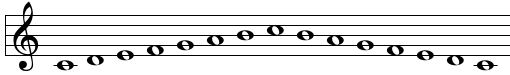
%> input picture C Major.png, 510 x 75 px
$ octave Musical_Notes.m   (GNU Octave 9; MATLAB toolbox functions it lacks are replaced by stand-ins)
%> lines starting %> are read from the running program, lines starting %| are printed output that depends on the picture; in (x1, y1, x2, y2) boxes, pixels count from 0 and x2, y2 are one past the last pixel; in counts of white or black regions, pixels touching at a corner belong together; the program's own positions count from 1
%%
% Machine Vision Project
%
% Author: Colin Power
% Email: cp1372@mun.ca
% Description: Main script used to convert simple sheet music
% into a MIDI file.
% Limited to 4/4 with no sharps or flat.

% REMEMBER TO ADD matlab-midi-master AND SUBFOLDERS TO PROJECT PATH
close all
clear all

%Best 3 test cases
%filename = 'twinkle simplified.png';
%filename = 'self made2.png';
filename = 'C Major.png';

% [8 lines of commented-out code are left out]

info = imfinfo(filename);
height = info.Width;
width = info.Height;
size = width*height;

input = imread(filename);
%> input is the input picture: size 75x510x3 uint8; min 0, max 255, mean 226.6
I = rgb2gray(input);

% T=imcrop(I);
% pause;
% figure, imshow(T);

% Collect horizontal lines
SE=strel('line', 30, 0);
horizontals = imdilate(I, SE);
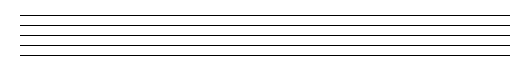
%> horizontals: size 75x510 uint8; 93.6% white; black in thin lines or dots, all inside (x1, y1, x2, y2) = (20, 15, 510, 56)
horizontals = (255-horizontals) > 100;
figure,
    imshow(horizontals),
    title('Horizontal Lines','fontweight','bold', 'fontsize', 14),
    xlabel(filename,'fontweight', 'bold', 'fontsize', 14);

% Collect vertical lines
SE=strel('line', 10, 90); %10 usually works well
verticals = imdilate(I, SE);
verticals = 255-verticals;
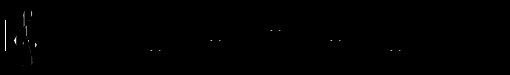
%> verticals: size 75x510 uint8; min 0, max 255, mean 0.5
figure,
    imshow(verticals),
    title('Vertical Lines', 'fontweight', 'bold', 'fontsize', 14),
    xlabel(filename, 'fontweight', 'bold', 'fontsize', 14);

% Isolate the notes
SE=strel('disk', 2); %2 for C major 4 for twinkle
dots = imdilate(I, SE);
dots = dots + verticals;

dots = imerode(dots, SE);
dots = (255-dots);

dots = imdilate(dots, SE);
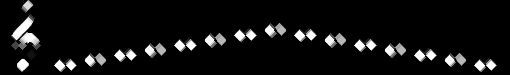
%> dots: size 75x510 uint8; min 0, max 255, mean 16.8
dots = dots > 10; %%Non-circular elements will have smaller values. Threshold them out
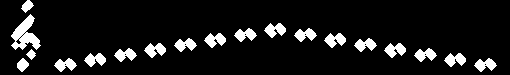
%> dots: size 75x510 logical; 9.4% white; 19 white regions

figure,
    imshow(dots),
    title('Isolated Dots', 'fontweight', 'bold', 'fontsize', 14),
    xlabel(filename, 'fontweight', 'bold', 'fontsize', 14);

% Set of morpological operators for testing
% dilate = imdilate(I,SE);
% erode = imerode(I,SE);
% opened = imopen(I,SE);
% closed = imclose(I,SE);
%
% figure, imshow(dilate), title('Dilated');
% figure, imshow(erode), title('Eroded');
% figure, imshow(opened), title('Opened');
% figure, imshow(closed), title('Closed');

%Collect blobs for the isolated dots
[L, num] = bwlabel(dots, 8);
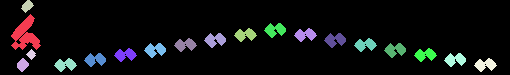
%> L: size 75x510 double; 20 distinct labels, from 0 to 19; one colour per label, 0 black
%> num = 19
dataset = regionprops(L);
%> dataset = 19 regions; largest, box (x1, y1, x2, y2), Area and Centroid: (11, 14, 41, 50) 529 [25.9 35.5], (144, 43, 166, 58) 194 [155.7 50.5], (204, 33, 226, 48) 194 [215.7 40.5], (264, 23, 286, 38) 194 [275.7 30.5], (324, 33, 346, 48) 194 [335.7 40.5]
areas = [dataset(:).Area];
%> areas = 19 values, max 529 at index 1, min 59 at index 4, mean 189.2
mean_area = mean(areas);
%> mean_area = 189.2
median_area = median(areas);
%> median_area = 183

RGB = label2rgb(L);
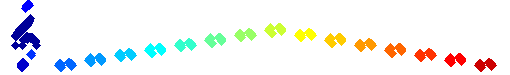
%> RGB: size 75x510x3 uint8; mean R, G, B 242, 243.4, 242.2
figure,
    imshow(RGB),
    title('Labeled Blobs', 'fontweight', 'bold', 'fontsize', 14),
    xlabel(filename, 'fontweight', 'bold', 'fontsize', 14);

%Plot the valid centroids
centroids = zeros(width, height);
for n=1:num
    if ( (dataset(n).Area < 1.3*median_area) && (dataset(n).Area > 0.7*median_area) )
        i=round( dataset(n).Centroid(1) );
        k=round( dataset(n).Centroid(2) );
        centroids(k,i) =  1;
    end
end
%> this loop made 19 passes
%> (i, k) on passes 5 to 16: (66, 65), (96, 60), (126, 55), (156, 50), (186, 45), (216, 40), (246, 35), (276, 30), (306, 35), (336, 40), (366, 45), (396, 50)
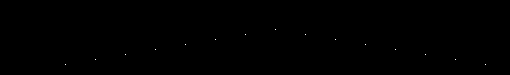
%> centroids: size 75x510 double; values 0 (black) and 1 (white), 0.04% white in thin lines or dots, all inside (x1, y1, x2, y2) = (65, 29, 486, 65)

% Code to remove blobs based upon their areas. Might be useful.
% BW = L;
% BW2 = bwareaopen(BW, round(median_area));
% figure, imshow(BW2);
% Replace all values in A that are greater than 10 with the number 10.
% A(A>10) = 10

%Isolate the centroid pixels
[notes, num] = bwlabel(centroids, 8);
%> notes: size 75x510 double; 16 distinct labels, from 0 to 15
%> num = 15
notes_dataset = regionprops(notes);
%> notes_dataset = 15 regions; largest, box (x1, y1, x2, y2), Area and Centroid: (65, 64, 66, 65) 1 [66 65], (95, 59, 96, 60) 1 [96 60], (125, 54, 126, 55) 1 [126 55], (155, 49, 156, 50) 1 [156 50], (185, 44, 186, 45) 1 [186 45]
delta_time = zeros(num-1, 1);
delta_pitch = zeros(num-1, 1);

Z=label2rgb(centroids); %Used to plot centroids against black background
figure,
    imshow(input),
    title('Original', 'fontweight', 'bold', 'fontsize', 14),
    xlabel(filename, 'fontweight', 'bold', 'fontsize', 14);
figure,
    imshow(255-Z),
    title('Centroids', 'fontweight', 'bold', 'fontsize', 14),
    xlabel(filename, 'fontweight', 'bold', 'fontsize', 14);

%Find the differences between each centroid in both dimensions
for n=1:num-1
    X1=notes_dataset(n).Centroid(1);
    X2=notes_dataset(n+1).Centroid(1);
    Y1=notes_dataset(n).Centroid(2);
    Y2=notes_dataset(n+1).Centroid(2);
    delta_time(n) = X2-X1;
    delta_pitch(n) = Y2-Y1;
end
%> this loop made 14 passes
%> (X1, X2, Y1, Y2) on passes 1 to 12: (66, 96, 65, 60), (96, 126, 60, 55), (126, 156, 55, 50), (156, 186, 50, 45), (186, 216, 45, 40), (216, 246, 40, 35), (246, 276, 35, 30), (276, 306, 30, 35), (306, 336, 35, 40), (336, 366, 40, 45), (366, 396, 45, 50), (396, 426, 50, 55)
%> after the loop, delta_pitch = [-5; -5; -5; -5; -5; -5; -5; 5; 5; 5; 5; 5; 5; 5]; delta_time = [30; 30; 30; 30; 30; 30; 30; 30; 30; 30; 30; 30; 30; 30]

%base_pitch = 55; %G use for Twinkle
base_pitch = 60; %C use for C Major

end_length = 2; %Set to length of final note

 %The notes should be spaced in some ratio with respect to the smallest non-zero change
norm_delta_time = (delta_time / min(delta_time) );
%> norm_delta_time = [1; 1; 1; 1; 1; 1; 1; 1; 1; 1; 1; 1; 1; 1]
quantLevels = [0, 0.5, 1.0, 1.5, 2.0, 2.5, 3.0, 3.5, 4.0, 4.5, 5.0, 5.5, 6.0]; %Levels can be extended past 6.0 if needed.
quantTime = interp1(quantLevels, quantLevels, norm_delta_time, 'nearest');
%> quantTime = [1; 1; 1; 1; 1; 1; 1; 1; 1; 1; 1; 1; 1; 1]
%Values near 1.5 indicate section breaks so remove by taking the floor.
norm_delta_time = floor(quantTime);


%> (the run ends here)

$ run again, with Blacksheep.png copied over C Major.png
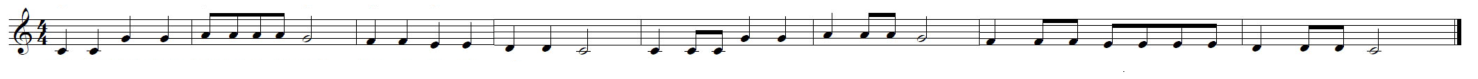
%> input picture Blacksheep.png, 4433 x 236 px (shown at 1/3 size)
%> input is the input picture: size 236x4433x3 uint8; mean R, G, B 236.2, 236.2, 236.2
%> `[L, num] = bwlabel(dots, 8);`:
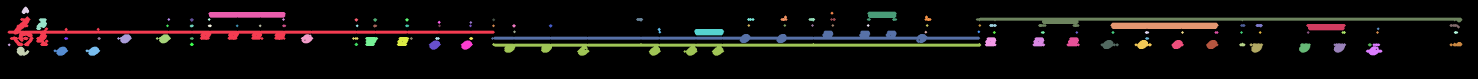
%> L: size 236x4433 double (shown at 1/3 size); 107 distinct labels, from 0 to 106; one colour per label, 0 black
%> `[L, num] = bwlabel(dots, 8);`: num = 106
%> dataset = 106 regions; largest, box (x1, y1, x2, y2), Area and Centroid: (22, 49, 1485, 139) 18840 [623.9 100], (1476, 129, 2944, 167) 16885 [2139.5 139.6], (1473, 92, 2941, 129) 15835 [2263.7 113.9], (2927, 53, 4387, 81) 14575 [3615.2 59.2], (3331, 68, 3656, 87) 6044 [3493.8 78]
%> areas = 106 values, max 18840 at index 1, min 41 at index 2, mean 982.9
%> mean_area = 982.9
%> median_area = 77.5
%> `RGB = label2rgb(L);`:
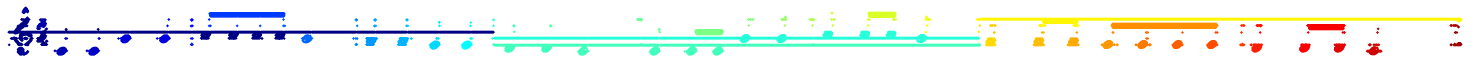
%> RGB: size 236x4433x3 uint8 (shown at 1/3 size); mean R, G, B 240.1, 245, 241.8
%> the loop `for n=1:num` made 106 passes
%> (i, k) on passes 7, 9, 14, 15, 16, 17, 19, 24: (199, 116), (298, 116), (576, 60), (576, 78), (576, 116), (576, 134), (630, 78), (853, 78)
%> after the loop `for n=1:num`: i = 4368; k = 98
%> notes: size 236x4433 double; 28 distinct labels, from 0 to 27
%> `[notes, num] = bwlabel(centroids, 8);`: num = 27
%> notes_dataset = 27 regions; largest, box (x1, y1, x2, y2), Area and Centroid: (198, 115, 199, 116) 1 [199 116], (297, 115, 298, 116) 1 [298 116], (575, 59, 576, 60) 1 [576 60], (575, 77, 576, 78) 1 [576 78], (575, 115, 576, 116) 1 [576 116]
%> the loop `for n=1:num-1` made 26 passes
%> (X1, X2, Y1, Y2) on passes 1 to 8: (199, 298, 116, 116), (298, 576, 116, 60), (576, 576, 60, 78), (576, 576, 78, 116), (576, 576, 116, 134), (576, 630, 134, 78), (630, 853, 78, 78), (853, 1070, 78, 60)
%> after the loop `for n=1:num-1`: delta_pitch = 26 values, max 74 at index 9, min -74 at index 10, mean -0.692; delta_time = 26 values, max 629 at index 20, min 0 at index 3, mean 160.3

$ run again, with dog simplified.png copied over C Major.png
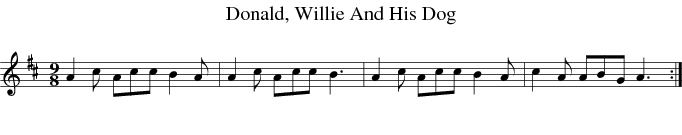
%> input picture dog simplified.png, 682 x 135 px
%> input is the input picture: size 135x682x3 uint8; min 0, max 255, mean 239.4
%> `[L, num] = bwlabel(dots, 8);`:
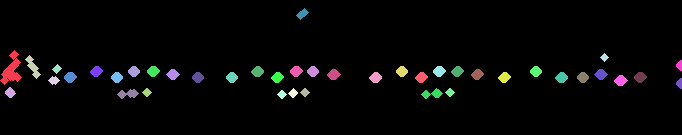
%> L: size 135x682 double; 43 distinct labels, from 0 to 42; one colour per label, 0 black
%> `[L, num] = bwlabel(dots, 8);`: num = 42
%> dataset = 42 regions; largest, box (x1, y1, x2, y2), Area and Centroid: (0, 50, 22, 85) 334 [12.2 70.6], (25, 55, 41, 79) 144 [33.5 67.5], (117, 89, 139, 99) 123 [128.7 94.4], (421, 88, 443, 99) 119 [432.9 94.4], (327, 69, 341, 80) 99 [334.3 75.2]
%> areas = 42 values, max 334 at index 1, min 41 at index 38, mean 91.31
%> mean_area = 91.31
%> median_area = 93
%> `RGB = label2rgb(L);`:
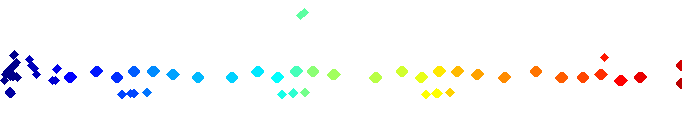
%> RGB: size 135x682x3 uint8; mean R, G, B 249, 249.7, 249.7
%> the loop `for n=1:num` made 42 passes
%> (i, k) on passes 2, 6, 7, 8, 10, 12, 13, 14: (11, 93), (71, 78), (97, 72), (117, 78), (135, 72), (154, 72), (173, 75), (199, 78)
%> notes: size 135x682 double; 30 distinct labels, from 0 to 29
%> `[notes, num] = bwlabel(centroids, 8);`: num = 29
%> notes_dataset = 29 regions; largest, box (x1, y1, x2, y2), Area and Centroid: (10, 92, 11, 93) 1 [11 93], (70, 77, 71, 78) 1 [71 78], (96, 71, 97, 72) 1 [97 72], (116, 77, 117, 78) 1 [117 78], (134, 71, 135, 72) 1 [135 72]
%> the loop `for n=1:num-1` made 28 passes
%> (X1, X2, Y1, Y2) on passes 1 to 8: (11, 71, 93, 78), (71, 97, 78, 72), (97, 117, 72, 78), (117, 135, 78, 72), (135, 154, 72, 72), (154, 173, 72, 75), (173, 199, 75, 78), (199, 233, 78, 78)
%> after the loop `for n=1:num-1`: delta_pitch = 28 values, max 57 at index 13, min -57 at index 12, mean -0.536; delta_time = 28 values, max 60 at index 1, min 6 at index 12, mean 22.5
%> norm_delta_time = 28 values, max 10 at index 1, min 1 at index 12, mean 3.75
